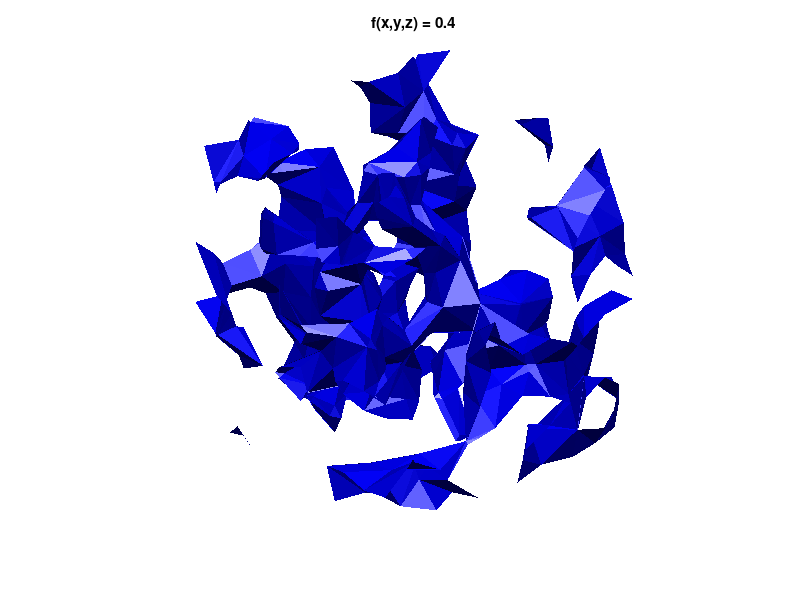

Write the MATLAB code that produced this figure. (Note: this script raises an error after producing the figure.)
% Example 5.20
% Computational Statistics Handbook with MATLAB, 2nd Edition
% Wendy L. and Angel R. Martinez


% Get some data that will be between 0 and 1.
data = rand(10,10,10);
data=smooth3(data,'gaussian');
% Just in case there are some figure windows 
% open - we should start anew.
close all
for i=[0.4 0.6]
    figure
    hpatch=patch(isosurface(data,i),...
        'Facecolor','blue',...
        'Edgecolor','none',...
        'AmbientStrength',.2,...
        'SpecularStrength',.7,...
        'DiffuseStrength',.4);
    isonormals(data,hpatch)
    title(['f(x,y,z) = ' num2str(i)])
    daspect([1,1,1])
    axis tight
    axis off
    view(3)
    camlight right
    camlight left
    lighting phong
    drawnow
end
